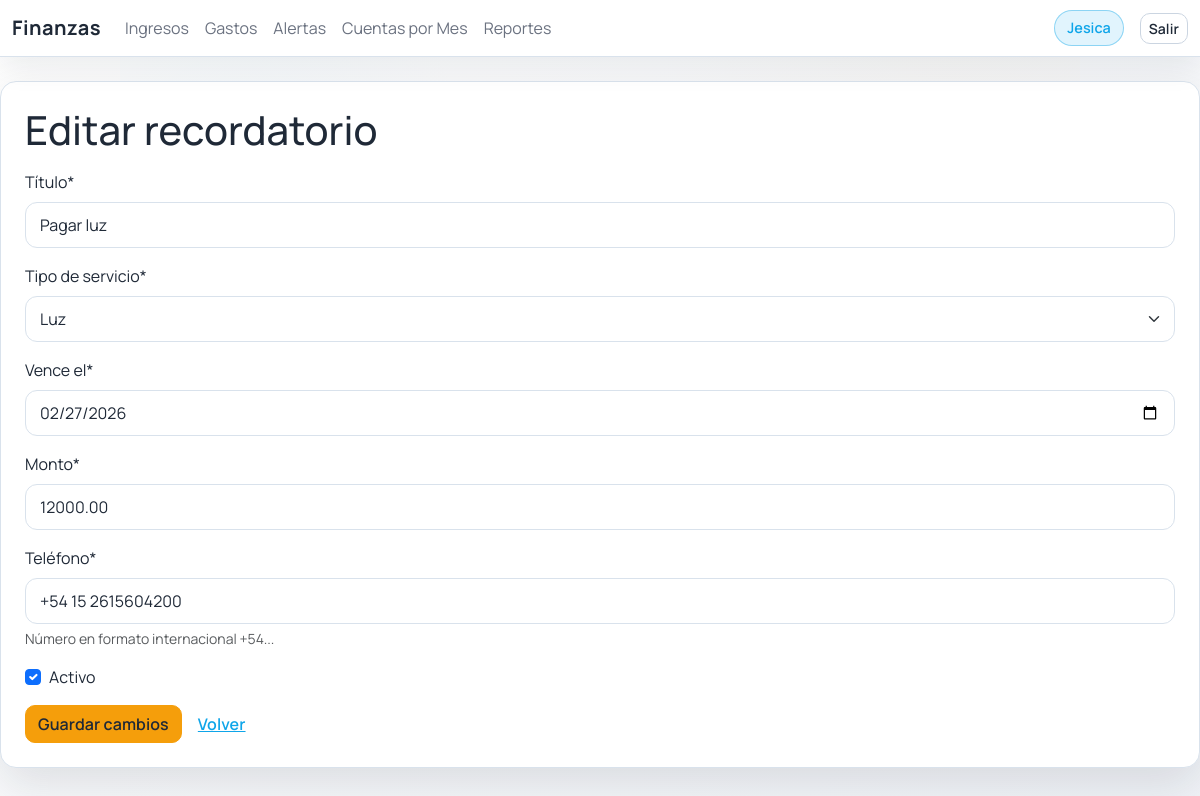
The page /alertas/1/editar/ (signed in) on the database its author committed.
### core/models.py (models this page shows, shortened)
class ServiceReminder(models.Model):
	title = models.CharField(max_length=100)
	service_type = models.CharField(max_length=32, choices=ExpenseType.choices, default=ExpenseType.OTRO)
	due_date = models.DateField()
	amount = models.DecimalField(max_digits=12, decimal_places=2, default=Decimal("0"))
	phone_number = models.CharField(max_length=32, help_text="Número en formato internacional +54..." )
	notified_at = models.DateTimeField(blank=True, null=True)
	active = models.BooleanField(default=True)
	class Meta:
		ordering = ["due_date", "service_type"]

### core/views.py (the view, shortened to what this page needs)
class ReminderUpdateView(LoginRequiredMixin, AdminOnlyMixin, UpdateView):
    model = ServiceReminder
    form_class = ReminderForm
    template_name = "alertas/form.html"
    success_url = reverse_lazy("alertas-list")
    def get_context_data(self, **kwargs):
        context = super().get_context_data(**kwargs)
        context["page_title"] = "Editar recordatorio"
        context["submit_label"] = "Guardar cambios"
        return context

### core/forms.py
class ReminderForm(forms.ModelForm):
    class Meta:
        model = ServiceReminder
        fields = ["title", "service_type", "due_date", "amount", "phone_number", "active"]
        widgets = {
            "due_date": forms.DateInput(attrs={"type": "date"}, format="%Y-%m-%d"),
        }
    def __init__(self, *args, **kwargs):
        super().__init__(*args, **kwargs)
        self.fields["title"].label = "Título"
        self.fields["service_type"].label = "Tipo de servicio"
        self.fields["due_date"].label = "Vence el"
        self.fields["amount"].label = "Monto"
        self.fields["phone_number"].label = "Teléfono"
        self.fields["active"].label = "Activo"
        today = timezone.localdate()
        self.fields["due_date"].initial = today.isoformat()

### core/templatetags/roles.py (called while the page is built)
@register.filter
def es_admin(user):
    if not user or not user.is_authenticated:
        return False
    return user.is_staff or user.is_superuser or user.groups.filter(name__iexact="administrador").exists()

### core/views.py (called while the page is built)
def is_admin(user) -> bool:
    return user.is_superuser or user.is_staff or user.groups.filter(name__iexact="administrador").exists()

    def test_func(self):
        return is_admin(self.request.user)

### templates/alertas/form.html (shortened to what this page needs)
{% extends 'base.html' %}
{% load crispy_forms_tags %}
{% block content %}
<h1>{{ page_title|default:"Nuevo recordatorio" }}</h1>
<form method="post" class="mt-3">{% csrf_token %}
    {{ form|crispy }}
    <button class="btn btn-warning" type="submit">{{ submit_label|default:"Guardar y enviar" }}</button>
    <a class="btn btn-link" href="/alertas/">Volver</a>
</form>
{% endblock %}

### templates/base.html (shortened to what this page needs)
{% load static %}
{% load roles %}
<!doctype html>
<html lang="es">
<head>
    <link href="https://cdn.jsdelivr.net/npm/bootstrap@5.3.3/dist/css/bootstrap.min.css" rel="stylesheet">
    <link href="{% static 'css/app.css' %}" rel="stylesheet">
</head>
<body class="app-body">
<nav class="navbar navbar-expand-lg navbar-light glass-nav mb-4">
    <div class="container-fluid">
        {% if request.user.is_authenticated %}
        <a class="navbar-brand" href="/">Finanzas</a>
        {% else %}
        <a class="navbar-brand" href="/">ZEIT</a>
        {% endif %}
        <div class="collapse navbar-collapse" id="navbarNav">
            <ul class="navbar-nav me-auto">
                {% if request.user.is_authenticated %}
                    <li class="nav-item"><a class="nav-link" href="/ingresos/">Ingresos</a></li>
                    {% if request.user|es_admin %}
                        <li class="nav-item"><a class="nav-link" href="/gastos/">Gastos</a></li>
                        <li class="nav-item"><a class="nav-link" href="/alertas/">Alertas</a></li>
                        <li class="nav-item"><a class="nav-link" href="/cuentas-mes/">Cuentas por Mes</a></li>
                        <li class="nav-item"><a class="nav-link" href="/reportes/">Reportes</a></li>
                    {% elif request.user|es_recepcionista %}
                        <li class="nav-item"><a class="nav-link" href="/gastos/vale/">Egreso</a></li>
                    {% endif %}
                {% endif %}
            </ul>
            {% if request.user.is_authenticated %}
            <span class="navbar-text me-3 stat-pill">{{ request.user.first_name|default:request.user.username }}</span>
            <a class="btn btn-outline-light btn-sm" href="/accounts/logout/">Salir</a>
            {% endif %}
        </div>
    </div>
</nav>
<div class="container-fluid content-shell fade-in px-3 px-md-4">
    {% block content %}{% endblock %}
</div>
</body>
</html>

### static/css/app.css (style rules this page uses)
:root { --bg: #f6f7fb; --bg-muted: #eef1f6; --surface: #ffffff; --surface-strong: #f3f6fb; --accent: #0ea5e9; --accent-2: #f59e0b; --text: #1f2937; --text-muted: #6b7280; --border: #d9e2ec; --shadow: 0 18px 48px rgba(15, 23, 42, 0.12); }
* { box-sizing: border-box; }
body.app-body { font-family: 'Manrope', 'Segoe UI', sans-serif; background: linear-gradient(135deg, rgba(255, 255, 255, 0.78), rgba(238, 241, 246, 0.82)), url('../img/remiseria-logo.png'), radial-gradient(circle at 20% 20%, rgba(14, 165, 233, 0.12), transparent 28%), radial-gradient(circle at 80% 0%, rgba(245, 158, 11, 0.1), transparent 32%); background-repeat: no-repeat, no-repeat, no-repeat, no-repeat; background-size: cover, 520px, 50%, 50%; background-position: center center, center 18%, 20% 15%, 80% 5%; color: var(--text); min-height: 100vh; padding-bottom: 32px; }
.navbar.glass-nav { position: sticky; top: 0; z-index: 1030; background: rgba(255, 255, 255, 0.95); backdrop-filter: blur(10px); border-bottom: 1px solid var(--border); box-shadow: 0 10px 30px rgba(15, 23, 42, 0.08); }
.navbar-brand { font-weight: 700; letter-spacing: 0.5px; color: var(--text); }
.nav-link { color: var(--text-muted); transition: color 0.2s ease, transform 0.2s ease; }
.content-shell { background: var(--surface); border: 1px solid var(--border); border-radius: 16px; box-shadow: var(--shadow); padding: 24px; max-width: 1200px; margin: 0 auto 24px; }
.btn { border-radius: 10px; font-weight: 600; letter-spacing: 0.1px; }
.btn-warning { background-color: #f59e0b; border-color: #f59e0b; color: #1f2937; }
.btn-outline-light { color: #1f2937; border-color: #cbd5e1; background-color: #ffffff; }
.btn-link { color: #0ea5e9; font-weight: 600; }
.form-select { background-color: #ffffff; border: 1px solid var(--border); color: var(--text); border-radius: 12px; padding: 10px 14px; box-shadow: inset 0 1px 0 rgba(255, 255, 255, 0.6); transition: border-color 0.2s ease, box-shadow 0.2s ease, transform 0.1s ease; }
.form-select option { background-color: #ffffff; color: var(--text); }
.form-control { background-color: #ffffff; border: 1px solid var(--border); color: var(--text); border-radius: 12px; padding: 10px 14px; box-shadow: inset 0 1px 0 rgba(255, 255, 255, 0.6); transition: border-color 0.2s ease, box-shadow 0.2s ease, transform 0.1s ease; }
.form-control::placeholder { color: var(--text-muted); }
.fade-in { opacity: 0; transform: translateY(12px); animation: fadeInUp 0.7s ease forwards; }
.stat-pill { display: inline-flex; align-items: center; gap: 8px; padding: 6px 12px; background: rgba(14, 165, 233, 0.12); color: var(--accent); border-radius: 999px; border: 1px solid rgba(14, 165, 233, 0.4); font-weight: 600; font-size: 0.9rem; }

### rows shown on the page
ServiceReminder: title "Pagar luz", service_type "Luz", due_date "02/27/2026", amount "12000.00", phone_number "+54 15 2615604200", active "☑"

### other values the page prints
{{ request.user.first_name|default:request.user.username }} "Jesica"
{{ page_title|default:"Nuevo recordatorio" }} "Editar recordatorio"
{{ submit_label|default:"Guardar y enviar" }} "Guardar cambios"
